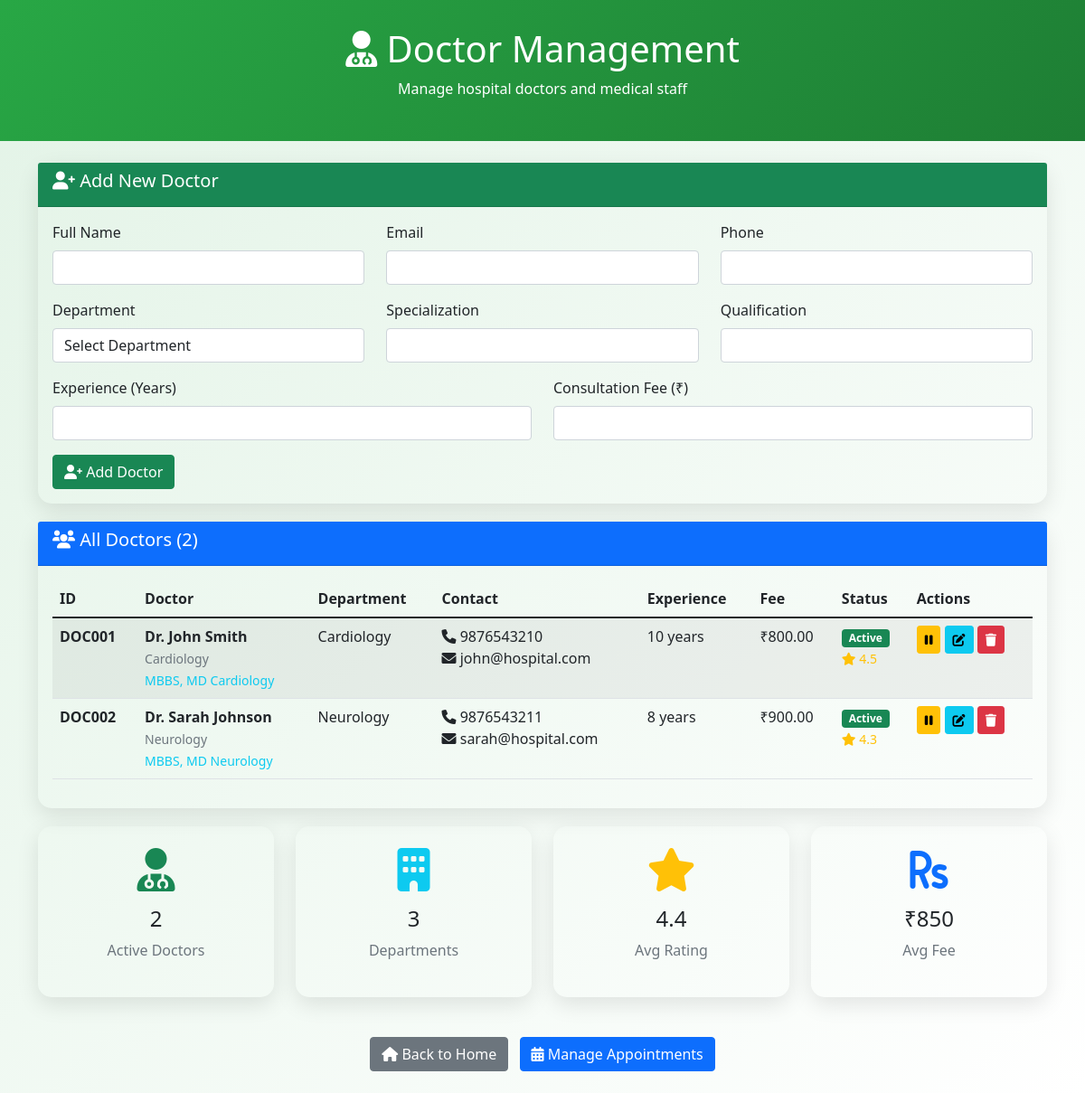
Page /doctor-management.php on the committed database.
### tables this page shows
CREATE TABLE doctors (
    id INT AUTO_INCREMENT PRIMARY KEY,
    doc_id VARCHAR(20) UNIQUE NOT NULL,
    name VARCHAR(100) NOT NULL,
    email VARCHAR(100) UNIQUE NOT NULL,
    password VARCHAR(255) NOT NULL,
    phone VARCHAR(15) NOT NULL,
    department_id INT NOT NULL,
    specialization VARCHAR(100) NOT NULL,
    qualification VARCHAR(200) NOT NULL,
    experience INT NOT NULL,
    consultation_fee DECIMAL(10,2) NOT NULL,
    rating DECIMAL(2,1) DEFAULT 0.0,
    address TEXT,
    image VARCHAR(255),
    status ENUM('active', 'inactive') DEFAULT 'active',
    created_at TIMESTAMP DEFAULT CURRENT_TIMESTAMP,
    FOREIGN KEY (department_id) REFERENCES departments(id) ON DELETE CASCADE
);

CREATE TABLE departments (
    id INT AUTO_INCREMENT PRIMARY KEY,
    dept_id VARCHAR(20) UNIQUE NOT NULL,
    name VARCHAR(100) NOT NULL,
    description TEXT,
    head_of_department VARCHAR(100),
    created_at TIMESTAMP DEFAULT CURRENT_TIMESTAMP
);

### doctor-management.php (the view, shortened to what this page needs)
<?php
$pdo = getConnection();
$doctors = $pdo->query("SELECT d.*, dept.name as department_name FROM doctors d LEFT JOIN departments dept ON d.department_id = dept.id ORDER BY d.name")->fetchAll();
$departments = $pdo->query("SELECT * FROM departments ORDER BY name")->fetchAll();
?>
<!DOCTYPE html>
<html lang="en">
<head>
    <link href="https://cdn.jsdelivr.net/npm/bootstrap@5.1.3/dist/css/bootstrap.min.css" rel="stylesheet">
    <link href="https://cdnjs.cloudflare.com/ajax/libs/font-awesome/6.0.0/css/all.min.css" rel="stylesheet">
</head>
<body>
    <div class="management-header">
        <div class="container">
            <h1><i class="fas fa-user-md"></i> Doctor Management</h1>
            <p>Manage hospital doctors and medical staff</p>
        </div>
    </div>
    <div class="container my-4">
        <div class="service-card">
            <div class="card-header bg-success text-white">
                <h5><i class="fas fa-user-plus"></i> Add New Doctor</h5>
            </div>
            <div class="card-body">
                <form method="POST">
                    <div class="row">
                        <div class="col-md-4">
                            <div class="mb-3">
                                <label class="form-label">Full Name</label>
                                <input type="text" class="form-control" name="name" required>
                            </div>
                        </div>
                        <div class="col-md-4">
                            <div class="mb-3">
                                <label class="form-label">Email</label>
                                <input type="email" class="form-control" name="email" required>
                            </div>
                        </div>
                        <div class="col-md-4">
                            <div class="mb-3">
                                <label class="form-label">Phone</label>
                                <input type="tel" class="form-control" name="phone" required>
                            </div>
                        </div>
                    </div>
                    <div class="row">
                        <div class="col-md-4">
                            <div class="mb-3">
                                <label class="form-label">Department</label>
                                <select class="form-control" name="department_id" required>
                                    <option value="">Select Department</option>
                                </select>
                            </div>
                        </div>
                        <div class="col-md-4">
                            <div class="mb-3">
                                <label class="form-label">Specialization</label>
                                <input type="text" class="form-control" name="specialization" required>
                            </div>
                        </div>
                        <div class="col-md-4">
                            <div class="mb-3">
                                <label class="form-label">Qualification</label>
                                <input type="text" class="form-control" name="qualification" required>
                            </div>
                        </div>
                    </div>
                    <div class="row">
                        <div class="col-md-6">
                            <div class="mb-3">
                                <label class="form-label">Experience (Years)</label>
                                <input type="number" class="form-control" name="experience" min="0" required>
                            </div>
                        </div>
                        <div class="col-md-6">
                            <div class="mb-3">
                                <label class="form-label">Consultation Fee (₹)</label>
                                <input type="number" class="form-control" name="consultation_fee" min="0" step="0.01" required>
                            </div>
                        </div>
                    </div>
                    <button type="submit" class="btn btn-success">
                        <i class="fas fa-user-plus"></i> Add Doctor
                    </button>
                </form>
            </div>
        </div>
        <div class="service-card">
            <div class="card-header bg-primary text-white">
                <h5><i class="fas fa-users"></i> All Doctors (<?php echo count($doctors); ?>)</h5>
            </div>
            <div class="card-body">
                <?php if (count($doctors) > 0): ?>
                    <div class="table-responsive">
                        <table class="table table-striped">
                            <thead>
                                <tr>
                                    <th>ID</th>
                                    <th>Doctor</th>
                                    <th>Department</th>
                                    <th>Contact</th>
                                    <th>Experience</th>
                                    <th>Fee</th>
                                    <th>Status</th>
                                    <th>Actions</th>
                                </tr>
                            </thead>
                            <tbody>
                                <?php foreach ($doctors as $doctor): ?>
                                <tr>
                                    <td><strong><?php echo $doctor['doc_id']; ?></strong></td>
                                    <td>
                                        <strong><?php echo htmlspecialchars($doctor['name']); ?></strong><br>
                                        <small class="text-muted"><?php echo htmlspecialchars($doctor['specialization']); ?></small><br>
                                        <small class="text-info"><?php echo htmlspecialchars($doctor['qualification']); ?></small>
                                    </td>
                                    <td><?php echo htmlspecialchars($doctor['department_name']); ?></td>
                                    <td>
                                        <i class="fas fa-phone"></i> <?php echo $doctor['phone']; ?><br>
                                        <i class="fas fa-envelope"></i> <?php echo $doctor['email']; ?>
                                    </td>
                                    <td><?php echo $doctor['experience']; ?> years</td>
                                    <td>₹<?php echo number_format($doctor['consultation_fee'], 2); ?></td>
                                    <td>
                                        <span class="badge bg-<?php echo $doctor['status'] === 'active' ? 'success' : 'secondary'; ?>">
                                            <?php echo ucfirst($doctor['status']); ?>
                                        </span><br>
                                        <small class="text-warning">
                                            <i class="fas fa-star"></i> <?php echo $doctor['rating']; ?>
                                        </small>
                                    </td>
                                    <td>
                                        <a href="?toggle_status=<?php echo $doctor['id']; ?>" class="btn btn-sm btn-<?php echo $doctor['status'] === 'active' ? 'warning' : 'success'; ?>" title="Toggle Status">
                                            <i class="fas fa-<?php echo $doctor['status'] === 'active' ? 'pause' : 'play'; ?>"></i>
                                        </a>
                                        <a href="edit-doctor.php?id=<?php echo $doctor['id']; ?>" class="btn btn-sm btn-info" title="Edit">
                                            <i class="fas fa-edit"></i>
                                        </a>
                                        <a href="?remove=<?php echo $doctor['id']; ?>" class="btn btn-sm btn-danger" onclick="return confirm('Remove Dr. <?php echo htmlspecialchars($doctor['name']); ?>?')" title="Remove">
                                            <i class="fas fa-trash"></i>
                                        </a>
                                    </td>
                                </tr>
                                <?php endforeach; ?>
                            </tbody>
                        </table>
                    </div>
                <?php else: ?>
                    <p class="text-muted text-center">No doctors found.</p>
                <?php endif; ?>
            </div>
        </div>
        <div class="row">
            <div class="col-md-3">
                <div class="service-card text-center p-4">
                    <i class="fas fa-user-md fa-3x text-success mb-3"></i>
                    <h4><?php echo count(array_filter($doctors, function($d) { return $d['status'] === 'active'; })); ?></h4>
                    <p class="text-muted">Active Doctors</p>
                </div>
            </div>
            <div class="col-md-3">
                <div class="service-card text-center p-4">
                    <i class="fas fa-building fa-3x text-info mb-3"></i>
                    <h4><?php echo count($departments); ?></h4>
                    <p class="text-muted">Departments</p>
                </div>
            </div>
            <div class="col-md-3">
                <div class="service-card text-center p-4">
                    <i class="fas fa-star fa-3x text-warning mb-3"></i>
                    <h4><?php echo number_format(array_sum(array_column($doctors, 'rating')) / max(count($doctors), 1), 1); ?></h4>
                    <p class="text-muted">Avg Rating</p>
                </div>
            </div>
            <div class="col-md-3">
                <div class="service-card text-center p-4">
                    <i class="fas fa-rupee-sign fa-3x text-primary mb-3"></i>
                    <h4>₹<?php echo number_format(array_sum(array_column($doctors, 'consultation_fee')) / max(count($doctors), 1), 0); ?></h4>
                    <p class="text-muted">Avg Fee</p>
                </div>
            </div>
        </div>
        <div class="text-center mt-4">
            <a href="index.php" class="btn btn-secondary me-2">
                <i class="fas fa-home"></i> Back to Home
            </a>
            <a href="appointment-management.php" class="btn btn-primary">
                <i class="fas fa-calendar-alt"></i> Manage Appointments
            </a>
        </div>
    </div>
</body>
</html>

### doctor-management.php (style rules this page uses)
body { background: linear-gradient(135deg, #28a74522, #ffffff); }
.management-header { background: linear-gradient(135deg, #28a745, #1e7e34); color: white; padding: 30px 0; text-align: center; }
.service-card { border: none; border-radius: 15px; box-shadow: 0 8px 25px rgba(0,0,0,0.1); margin-bottom: 20px; }

### rows in the picture
doctors: doc "DOC001", name "Dr. John Smith", specialization "Cardiology", qualification "MBBS, MD Cardiology", department.name "Cardiology", phone "9876543210", email "john@hospital.com", experience "10", consultation_fee "800.00", status "Active", rating "4.5"
doctors: doc "DOC002", name "Dr. Sarah Johnson", specialization "Neurology", qualification "MBBS, MD Neurology", department.name "Neurology", phone "9876543211", email "sarah@hospital.com", experience "8", consultation_fee "900.00", status "Active", rating "4.3"

### other values in the picture
count($doctors) "2"
count($departments) "3"
array_sum(array_column($doctors, 'rating')) / max(count($doctors), 1) "4.4"
